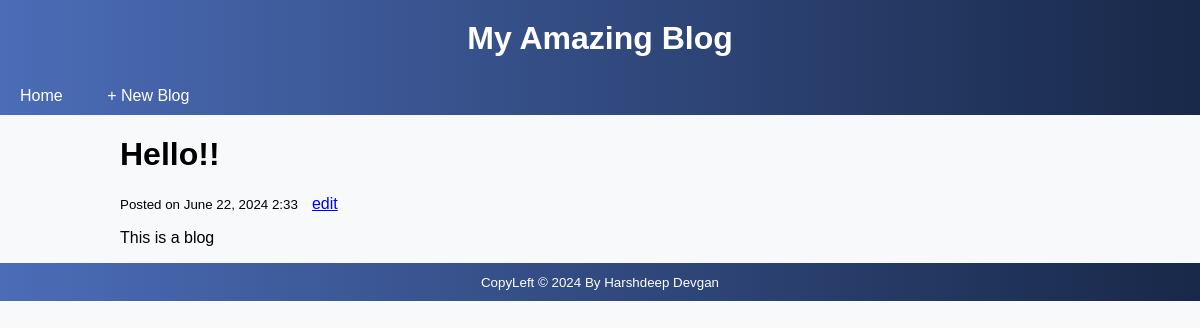
The page /show.php?id=11 on the database its author committed.
### tables this page shows
CREATE TABLE `blog` (
  `id` int(11) NOT NULL,
  `title` varchar(100) NOT NULL,
  `date_posted` timestamp NOT NULL DEFAULT current_timestamp(),
  `content` varchar(5000) NOT NULL
);

### show.php (the view, shortened to what this page needs)
<?php
require('connect.php');
if (isset($_GET['id'])) {
    $id = filter_input(INPUT_GET, 'id', FILTER_SANITIZE_NUMBER_INT);
    $query = "SELECT * FROM blog WHERE id = :id";
    $statement = $db->prepare($query);
    $statement->bindValue(':id', $id, PDO::PARAM_INT);
    $statement->execute();
    $blog = $statement->fetch();
} else {
    $id = false;
}
?>
<!DOCTYPE html>
<html lang="en">
<head>
    <link rel="stylesheet" href="main.css">
</head>
<body>
    <header class="my-header">
        <div class="text-area">
            <h1>My Amazing Blog</h1>
        </div>
    </header>
    <?php include('nav.php'); ?>
    <main class="recent-container">
        <?php if ($id) : ?>
            <h1 class="title-blog"><?= $blog['title'] ?></h1>
            <small class="blog-date">Posted on <time datetime="<?= $blog['date_posted'] ?>">
                    <?= date_format(date_create($blog['date_posted']), 'F j, Y G:i') ?><time>
            </small>
            <a href="edit.php?id=<?= $blog['id'] ?>" class="blog-postedit">edit</a>
            <p class="blog-content">
                <?= $blog['content'] ?>
            </p>
        <?php else : ?>
            <p>No blog selected. <a href="?id=1"> Try this link... </a>.</p>
        <?php endif ?>
    </main>
    <?php include('footer.php'); ?>
</body>
</html>

### main.css (style rules this page uses)
body { font-family: Arial, sans-serif; margin: 0; padding: 0; background-color: #f8f9fa; }
.recent-container { width: 80%; margin: 0 auto; }
.my-header { background: linear-gradient(to right, #4b6cb7, #182848); color: #ffffff; text-align: center; padding: 20px 0; }
.my-header h1 { margin: 0; }

### rows shown on the page
blog: title "Hello!!", date_posted "June 22, 2024 2:33", content "This is a blog"
